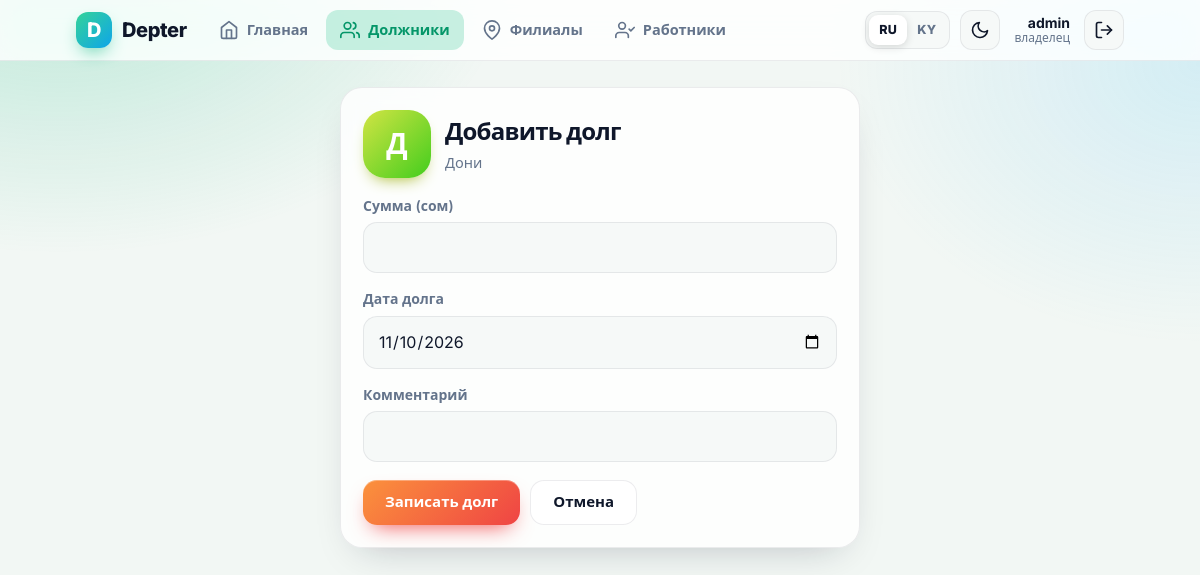
Page /customers/1/debt/ (signed in) on the committed database.
### apps/accounts/models.py (models this page shows)
class User(AbstractUser):
    class Role(models.TextChoices):
        OWNER = "owner", "Владелец"
        SELLER = "seller", "Продавец"
    role = models.CharField(max_length=10, choices=Role.choices, default=Role.SELLER)
    branch = models.ForeignKey(
        "shops.Branch", null=True, blank=True,
        on_delete=models.SET_NULL, related_name="sellers",
    )
    @property
    def is_owner(self):
        return self.role == self.Role.OWNER or self.is_superuser

### apps/debts/models.py (models this page shows, shortened)
class Customer(models.Model):
    branch = models.ForeignKey("shops.Branch", on_delete=models.CASCADE, related_name="customers")
    name = models.CharField("Имя", max_length=120)
    phone = models.CharField("Телефон", max_length=30, blank=True)
    created_at = models.DateTimeField(auto_now_add=True)
    objects = CustomerQuerySet.as_manager()
    class Meta:
        unique_together = ("branch", "name")
        ordering = ["name"]

### apps/debts/views.py (the view, shortened to what this page needs)
# urls.py: path("customers/<int:pk>/debt/", views.CustomerAddDebt.as_view(), name="customer_debt"),
class CustomerAddDebt(CustomerActionView):
    form_class = AmountForm
    template_name = "debts/action.html"

### apps/debts/forms.py
class AmountForm(DateCleanMixin, forms.Form):
    amount = _amount_field()
    date = _date_field()
    note = forms.CharField(max_length=255, required=False)
    def __init__(self, *args, **kwargs):
        super().__init__(*args, **kwargs)
        self.fields["amount"].label = tr("f_amount")
        self.fields["amount"].widget.attrs.update({"autofocus": True, "inputmode": "decimal"})
        self.fields["note"].label = tr("f_note")
        self.setup_date()

### apps/accounts/i18n.py (called while the page is built)
def set_lang(code):
    _current.set(code if code in LANGS else DEFAULT)

def get_lang():
    return _current.get()

def tr(key, **kw):
    pair = T.get(key)
    if pair is None:
        return key
    text = pair[0] if get_lang() == "ru" else pair[1]
    return text.format(**kw) if kw else text

### apps/accounts/mixins.py (called while the page is built)
def user_branches(user):
    from apps.shops.models import Branch
    if user.is_owner:
        return Branch.objects.filter(owner=user)
    return Branch.objects.filter(pk=user.branch_id)

### apps/accounts/templatetags/ui.py (called while the page is built)
@register.simple_tag
def t(key, **kw):
    return tr(key, **kw)

@register.simple_tag
def lang():
    return get_lang()

@register.filter
def hue(pk):
    try:
        return (int(pk) * 67) % 360
    except Exception:
        return 150

@register.filter
def initial(name):
    name = str(name).strip()
    return name[:1].upper() if name else "?"

### apps/debts/forms.py (called while the page is built)
    def setup_date(self):
        self.fields["date"].label = tr("f_date")
        self.fields["date"].widget.attrs["max"] = timezone.localdate().isoformat()

### apps/debts/models.py (called while the page is built)
    def with_balance(self):
        zero = Value(Decimal("0"), output_field=DecimalField())
        return self.annotate(
            balance=Coalesce(Sum("transactions__amount", filter=Q(transactions__kind="debt")), zero)
            - Coalesce(Sum("transactions__amount", filter=Q(transactions__kind="payment")), zero)
        )

### apps/debts/views.py (called while the page is built)
    def get_customer(self):
        if not hasattr(self, "_customer"):
            self._customer = get_object_or_404(
                Customer.objects.filter(branch__in=user_branches(self.request.user)).with_balance(),
                pk=self.kwargs["pk"],
            )
        return self._customer

    def get_context_data(self, **kwargs):
        ctx = super().get_context_data(**kwargs)
        ctx["customer"] = self.get_customer()
        return ctx

### templates/debts/action.html
{% extends "base.html" %}{% load ui %}
{% block content %}
<div class="card narrow">
  <div class="whohead">
    <span class="av lg" style="--h:{{ customer.pk|hue }}">{{ customer.name|initial }}</span>
    <div><h1 class="h2">{% t 'title_add_to' %}</h1><div class="sub" style="margin:2px 0 0">{{ customer.name }}</div></div>
  </div>
  {% if customer.balance > 0 %}<div class="owebox"><small>{% t 'repay_now' %}</small><b class="red">{{ customer.balance|money }} {% t 'som' %}</b></div>{% else %}<div style="height:18px"></div>{% endif %}
  <form method="post">{% csrf_token %}
    {% include "partials/fields.html" %}
    <div class="actions">
      <button class="btn btn-debt">{% t 'save_debt' %}</button>
      <a class="btn btn-ghost" href="javascript:history.back()">{% t 'cancel' %}</a>
    </div>
  </form>
</div>
{% endblock %}

### templates/base.html (shortened to what this page needs)
{% load ui %}{% lang as LANG %}<!doctype html>
<html lang="{{ LANG }}">
<head>
</head>
<body>
{% with u=request.resolver_match.url_name %}
<header class="top"><div class="in">
  <a class="logo" href="{% if user.is_authenticated %}{% url 'dashboard' %}{% else %}{% url 'login' %}{% endif %}"><i>D</i><span>Depter</span></a>
  {% if user.is_authenticated %}
  <nav class="links">
    <a href="{% url 'dashboard' %}" class="{% if u == 'dashboard' %}on{% endif %}"><svg class="ic"><use href="#i-home"/></svg>{% t 'nav_home' %}</a>
    <a href="{% url 'customer_list' %}" class="{% if 'customer' in u %}on{% endif %}"><svg class="ic"><use href="#i-users"/></svg>{% t 'nav_debtors' %}</a>
    {% if user.is_owner %}
    <a href="{% url 'branch_list' %}" class="{% if 'branch' in u %}on{% endif %}"><svg class="ic"><use href="#i-pin"/></svg>{% t 'nav_branches' %}</a>
    <a href="{% url 'worker_list' %}" class="{% if 'worker' in u %}on{% endif %}"><svg class="ic"><use href="#i-userc"/></svg>{% t 'nav_workers' %}</a>
    {% endif %}
  </nav>
  {% else %}
  <nav class="links">
    <a href="{% url 'login' %}" class="{% if u == 'login' %}on{% endif %}">{% t 'nav_login' %}</a>
    <a href="{% url 'register' %}" class="{% if u == 'register' %}on{% endif %}">{% t 'nav_register' %}</a>
  </nav>
  {% endif %}
  <div class="seg">
    <a href="{% url 'set_lang' 'ru' %}?next={{ request.get_full_path|urlencode }}" class="{% if LANG == 'ru' %}on{% endif %}">RU</a>
    <a href="{% url 'set_lang' 'ky' %}?next={{ request.get_full_path|urlencode }}" class="{% if LANG == 'ky' %}on{% endif %}">KY</a>
  </div>
  <button type="button" class="iconbtn" data-theme-toggle title="{% t 'theme_toggle' %}" aria-label="{% t 'theme_toggle' %}">
    <svg class="ic i-sun"><use href="#i-sun"/></svg><svg class="ic i-moon"><use href="#i-moon"/></svg>
  </button>
  {% if user.is_authenticated %}
  <div class="me"><b>{{ user.first_name|default:user.username }}</b><small>{% if user.is_owner %}{% t 'role_owner' %}{% else %}{% t 'role_seller' %}{% endif %}</small></div>
  <form method="post" action="{% url 'logout' %}" class="logout">{% csrf_token %}
    <button class="iconbtn" title="{% t 'nav_logout' %}" aria-label="{% t 'nav_logout' %}"><svg class="ic"><use href="#i-out"/></svg></button>
  </form>
  {% endif %}
</div></header>
<main>{% block content %}{% endblock %}</main>
{% endwith %}
</body>
</html>

### rows in the picture
User: first_name "admin"
Customer: name|initial "Д", name "Дони"

### other values in the picture
{{ f.label }} "Сумма (сом)" "Дата долга" "Комментарий"
